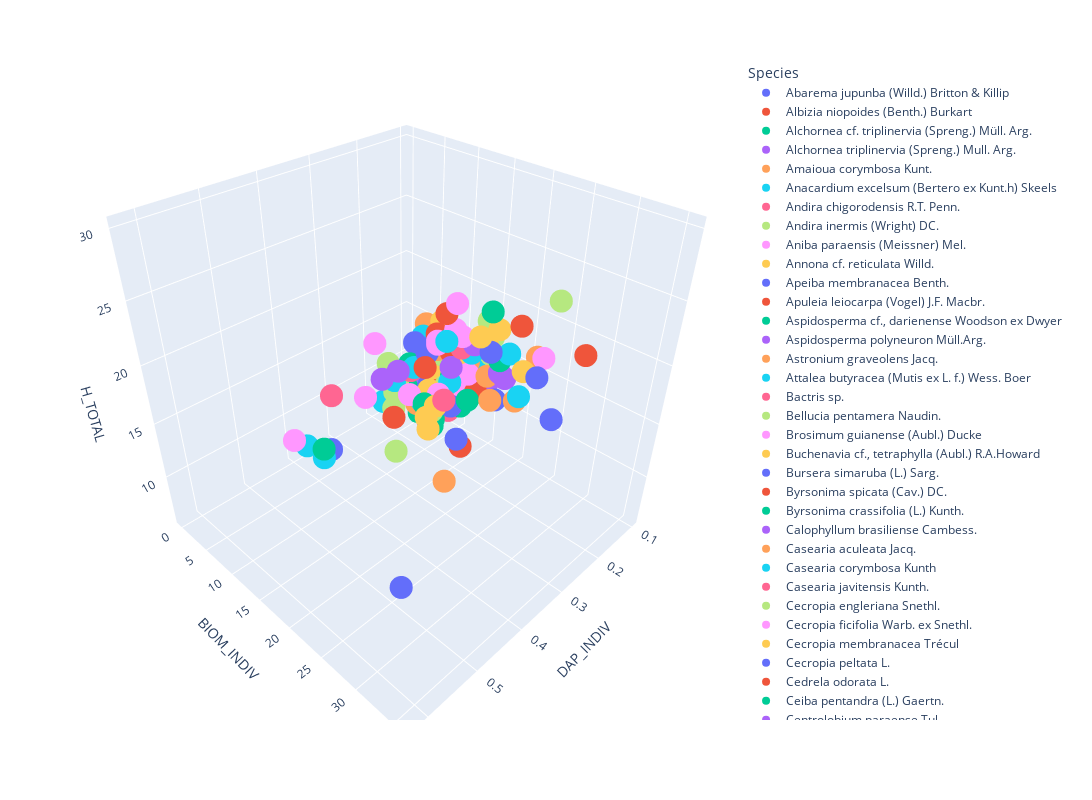
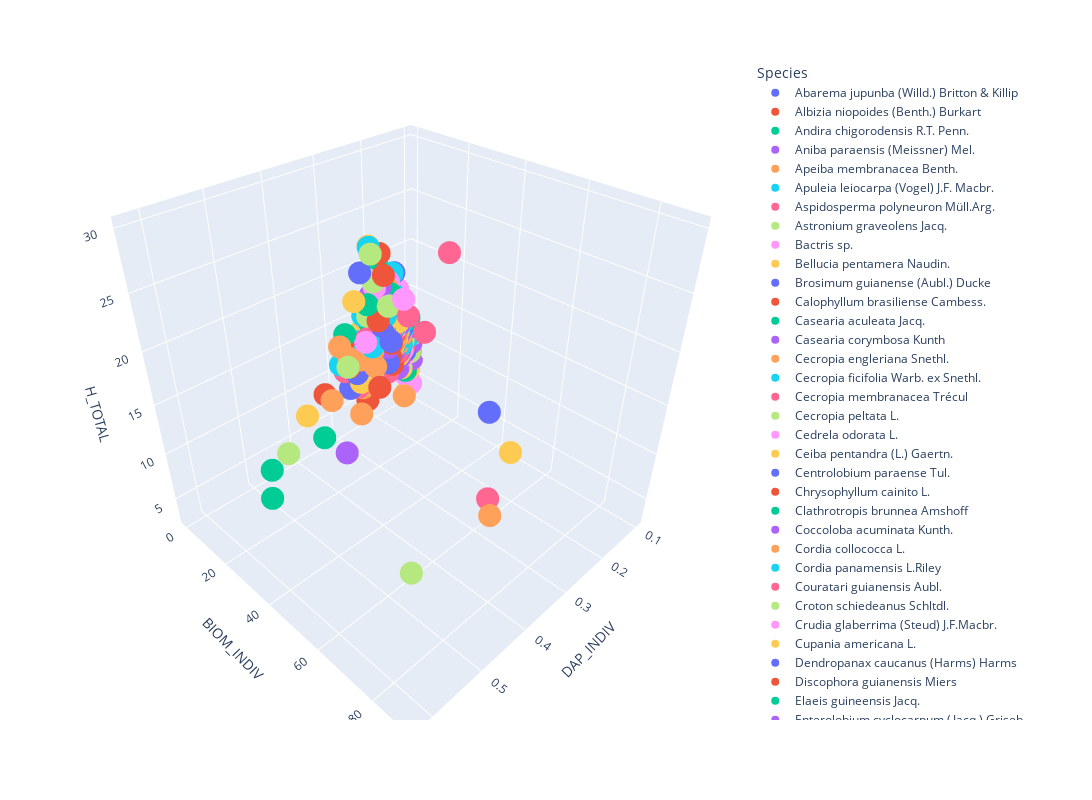

Source (notebook cell) for these figures, in order:
### Markdown cell above
Tambien se grafican las varibles en en diagramas 3D para comprender la relacion que se ven en las caracteristicas fisicas para cada una de las especies. Para los proyectos de Kale y Platero

### Code cell
# 3D representation

fig = px.scatter_3d(dv,x=dv.DAP_INDIV,y=dv.BIOM_INDIV,z=dv.H_TOTAL,color=dv.Species,
                    log_x=False,width=1200, height=800)
fig1 = px.scatter_3d(dv2,x=dv2.DAP_INDIV,y=dv2.BIOM_INDIV,z=dv2.H_TOTAL,color=dv2.Species,
                    log_x=False,width=1200, height=800)
fig.show()
fig1.show()
